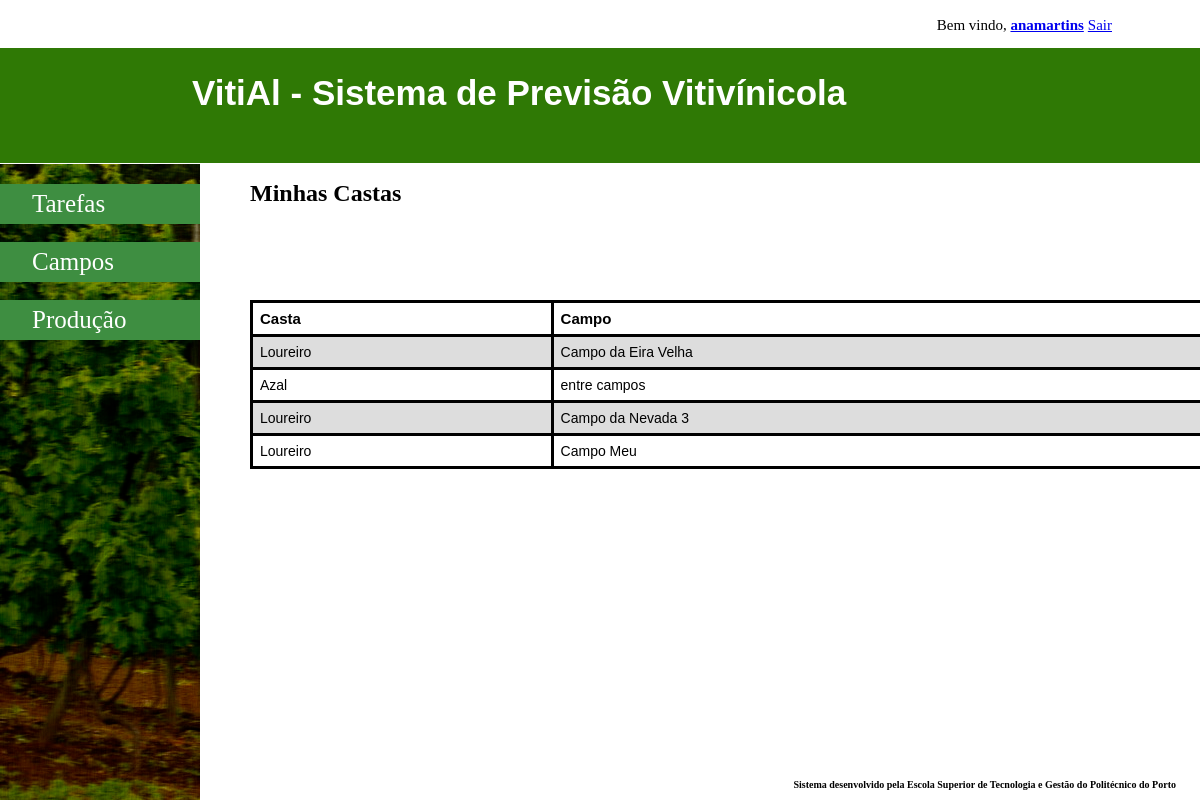
The app's page /Application/User/castas.php (signed in) with its own data.
### tables this page shows
CREATE TABLE `casta` (
  `id` int(11) NOT NULL,
  `nome` varchar(4000) DEFAULT NULL
);

CREATE TABLE `campo` (
  `id` int(11) NOT NULL,
  `nome` varchar(4000) DEFAULT NULL,
  `localizacao` text NOT NULL,
  `area` float DEFAULT NULL,
  `numero_linhas` int(11) DEFAULT NULL,
  `orientacao` varchar(4000) DEFAULT NULL,
  `quinta_id` int(11) NOT NULL,
  `utilizador_id` int(11) NOT NULL
);

### Application/Database/MyDataAccessPDOBase.php (called while the page is built, shortened)
<?php
require_once (Conf::getApplicationDatabasePath() . 'MyDataAccessPDOSqlFactory.php');
abstract class MyDataAcessPDOBase {
    private $connection = null;
    private $connectionOptions = array(
        PDO::ATTR_ERRMODE => PDO::ERRMODE_EXCEPTION,
        PDO::MYSQL_ATTR_INIT_COMMAND => "SET NAMES 'UTF8'"
    );
    public function __construct($host, $databaseName, $userName, $password) {
        $dsn = $this->getDSNMySQL($host, $databaseName);
    }
    private function getDSNMySQL(&$host, &$databaseName) {
        $dsn = self::DSN_MYSQL;
        return $dsn;
    }
    protected function getConnection() {
        return $this->connection;
    }
    protected function setConnection(PDO $connection) {
        $this->connection = $connection;
    }
    private function getConnectionOptions() {
        return $this->connectionOptions;
    }
    protected function prepareStatement(&$sql, Array &$dataParameters = null) {
        $q = $this->getConnection()->prepare($sql);
        $q->execute($dataParameters);
        return $q;
    }
}

### Application/Database/MyDataAccessPDOSqlFactory.php (called while the page is built, shortened)
<?php
class MyDataAccessPDOSqlFactory {
    public static function buildPDOPlaceHolderKey($key){
        return self::PDO_PLACEHOLDER_PRECHAR . $key;
    }
    protected static function buildSQLClauseWhere(Array &$where = null){
        $whereClause = self::STRING_EMPTY_VALUE;
        if ($where != null) {
            foreach (array_keys($where) as $key) {
                $whereClause =  $whereClause .
                                ($whereClause == self::STRING_EMPTY_VALUE ? self::STRING_EMPTY_VALUE : ' AND ') .
                                $key . ' = ' . self::buildPDOPlaceHolderKey($key);
            }
            $whereClause = ' WHERE ' . $whereClause;
        }
        return $whereClause;
    }
    protected static function buildSQLClauseOrderBy(Array &$order = null){
        $orderClause = self::STRING_EMPTY_VALUE;
        return $orderClause;
    }
    protected static function buildSQLSelect(&$table, Array &$where = null, Array &$order = null) {
        $sql = self::SQL_SELECT_STATEMENT_BASE;
        $whereClause = self::buildSQLClauseWhere($where);
        $orderClause = self::buildSQLClauseOrderBy($order);
        self::replaceStringTag(self::SQL_TABLE_NAME_TAG, $sql, $table);
        self::replaceStringTag(self::SQL_WHERE_CLAUSE_TAG, $sql, $whereClause);
        self::replaceStringTag(self::SQL_ORDERBY_CLAUSE_TAG, $sql, $orderClause);
        return $sql;
    }
    public static function buildSQL($op, &$table, Array &$data = null, Array &$dataOptional = null){
        $sql = self::STRING_EMPTY_VALUE;
        switch ($op) {
            case MyDataAccessPDO::SELECT_OPERATION:
                $sql = self::buildSQLSelect($table, $data, $dataOptional);
                break;
        }
        return $sql;
    }
}

### Application/Database/MyDataAccessPDO.php (called while the page is built, shortened)
<?php
require_once (Conf::getApplicationDatabasePath() . 'MyDataAccessPDOBase.php');
require_once (Conf::getApplicationDatabasePath() . 'MyDataAccessPDOSqlFactory.php');
class MyDataAccessPDO extends MyDataAcessPDOBase {
    protected function getRecords($table, Array $where = null,
            Array $order = null) {
        try {
            $sql = MyDataAccessPDOSQLFactory::buildSQL(self::SELECT_OPERATION,
                    $table, $where, $order);
            $q = $this->prepareStatement($sql, $where);
        } catch (PDOException $e) {
            throw $e;
        } catch (Exception $e) {
            throw $e;
        }
        $q->setFetchMode(PDO::FETCH_BOTH);
        return $q->fetchAll();
    }
}

### Application/Manager/UtilizadorManager.php (called while the page is built, shortened)
<?php
require_once (Conf::getApplicationDatabasePath() . 'MyDataAccessPDO.php');
class UtilizadorManager extends MyDataAccessPDO {
    public function getUserByUsername($username) {
        try {
            return $this->getRecords(self::SQL_TABLE_NAME, array('nome' => $username));
        } catch (Exception $ex) {
            throw $ex;
        }
    }
}

### Application/Manager/CampoManager.php (called while the page is built, shortened)
<?php
require_once (Conf::getApplicationDatabasePath() . 'MyDataAccessPDO.php');
class CampoManager extends MyDataAccessPDO {
    public function getCamposByUtilizadorId($utilizador_id) {
        try {
            return $this->getRecords(self::SQL_TABLE_NAME, array('utilizador_id' => $utilizador_id));
        } catch (Exception $e) {
            throw $e;
        }
    }
}

### Application/Manager/CastaCampoManager.php (called while the page is built, shortened)
<?php
require_once (Conf::getApplicationDatabasePath() . 'MyDataAccessPDO.php');
class CastaCampoManager extends MyDataAccessPDO {
    public function getCastaCampoByIdCampo($id) {
        try {
            return $this->getRecords(self::SQL_TABLE_NAME, array('idcampo' => $id));
        } catch (Exception $e) {
            throw $e;
        }
    }
}

### Application/Manager/CastaManager.php (called while the page is built, shortened)
<?php
require_once (Conf::getApplicationDatabasePath() . 'MyDataAccessPDO.php');
class CastaManager extends MyDataAccessPDO {
    public function getCastaById($id) {
        try {
            return $this->getRecords(self::SQL_TABLE_NAME, array('id' => $id));
        } catch (Exception $e) {
            throw $e;
        }
    }
}

### Application/User/castas.php (the view, shortened to what this page needs)
<?php
require_once (Conf::getApplicationDatabasePath() . 'MyDataAccessPDO.php');
require_once (Conf::getApplicationManagerPath() . 'CampoManager.php');
require_once (Conf::getApplicationManagerPath() . 'UtilizadorManager.php');
require_once (Conf::getApplicationManagerPath() . 'CastaManager.php');
require_once (Conf::getApplicationManagerPath() . 'CastaCampoManager.php');
if (isset($_SESSION['login'])) {
    ?>
    <!DOCTYPE html>
    <html>
        <head>
            <link rel="stylesheet" type="text/css" href="../CSS/styleCastas.css">
        </head>
        <body>
            <ul class="menutopo">
                <li>Bem vindo, <a href="areaUser.php"><strong><?php echo $_SESSION['login'] ?></strong></a></li>
                <li><a href="../../logout.php">Sair</a></li>
            </ul>
            <h1><a href="homePageUser.php">VitiAl - Sistema de Previsão Vitivínicola</a></h1>
            <div class="menu-items">
                <a href="homePageUser.php">Tarefas</a>
                <br/>
                <a href="campos.php">Campos</a>
                <br/>
                <a href="producao.php">Produção</a>
            </div>
            <h2>Minhas Castas</h2>
            <div class="conteudo">
                <table>
                    <tr>
                        <th>Casta</th>
                        <th>Campo</th>
                    </tr>
                    <?php
                    $managerCampos = new CampoManager();
                    $castasManager = new CastaManager();
                    $castascampoManager = new CastaCampoManager();
                    $managerUtilizador = new UtilizadorManager();
                    $utilizadorId = $managerUtilizador->getUserByUsername($_SESSION['login']);
                    $camposUser = $managerCampos->getCamposByUtilizadorId($utilizadorId[0]['id']);
                    if ($camposUser > 0) {
                        foreach ($camposUser as $c) {
                            $camposcastas = $castascampoManager->getCastaCampoByIdCampo($c['id']);
                            foreach ($camposcastas as $cc) {
                                $castas = $castasManager->getCastaById($cc['idcasta']);
                                foreach ($castas as $ct) {
                                    ?>
                                    <tr>
                                        <td><?php echo $ct['nome'] ?></td>
                                        <td><?php echo $c['nome'] ?></td>
                                    </tr>
                                    <?php
                                }
                            }
                        }
                        ?>
                    <?php } else { ?>
                        <p>Não existem campos associados.</p>
                    <?php }
                    ?>
                </table>
            </div>
            <div class="footer">
                <p>Sistema desenvolvido pela Escola Superior de Tecnologia e Gestão do Politécnico do Porto</p>
            </div>
        </body>
    </html>
    <?php
} else {
    header("Location: ../../index.php");
}

### Application/CSS/styleCastas.css (style rules this page uses)
h1 a { width: 100%; font-family: "Lucida Sans Unicode", "Lucida Grande", sans-serif; background-color:#2F7905; height: 10%; position: fixed; top: 6%; left: 0; padding: 10px; color:white; font-size: 35px; padding-top: 25px; padding-left: 16%; text-decoration: none; }
.footer { position: fixed; left: 0; bottom: 0; width: 98%; text-align: right; }
.footer p { font-size: 10px; font-weight: bold; }
.menu-items { height: 100%; width: 200px; position: fixed; z-index: 1; top: 20.5%; left: 0; background-color: #243410; background: #243410 url(../Images/Beira,_vinho_verde_copia.jpg); overflow-x: hidden; padding-top: 20px; }
.menu-items a { padding: 6px 6px 6px 32px; text-decoration: none; font-size: 25px; color: white; display: block; background: #3e8e41; }
h2 { left: 250px; top: 160px; position: fixed; }
.conteudo { height: 350px; margin-left: 250px; }
table { font-family: arial, sans-serif; border-collapse: collapse; width: 80%; font-size: 15px; left: 250px; top: 300px; position: fixed; }
td, th { border: 3px solid black; text-align: left; padding: 7px; }
.conteudo table tr td { font-size: 14px; }
tr:nth-child(even) { background-color: #dddddd; }
.menutopo { list-style-type: none; overflow: hidden; text-align: right; margin-right: 80px; }
.menutopo li { display:inline; font-size: 15px; }

### records on screen
campo: nome "Campo da Eira Velha"
casta: nome "Loureiro"
campo: nome "entre campos"
casta: nome "Azal"
campo: nome "Campo da Nevada 3"
campo: nome "Campo Meu"

### other values on screen
$_SESSION['login'] "anamartins"
